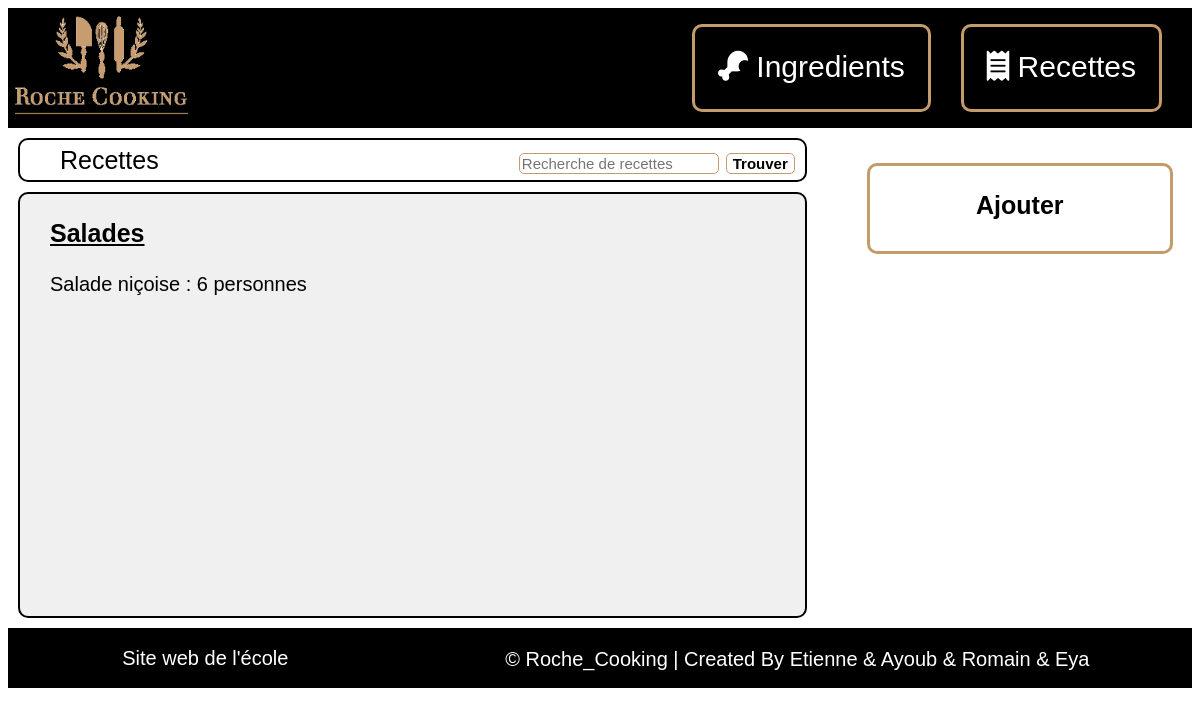
/index.php?action=readAll&controller=recette, run on an earlier commit of the app's database.
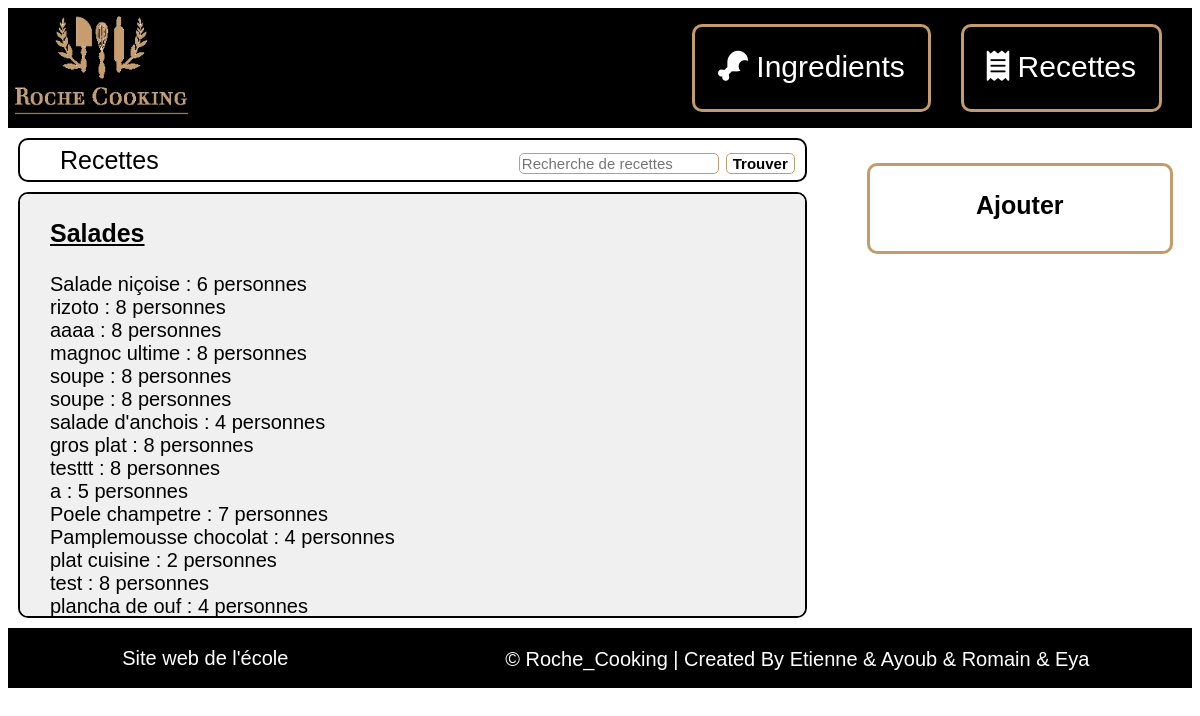
And on a later commit of the database.
### tables this page shows
CREATE TABLE `typerecette` (
  `idTypeRecette` int(11) NOT NULL,
  `nomTypeRecette` varchar(50) NOT NULL
);

CREATE TABLE `recette` (
  `idRecette` int(11) NOT NULL,
  `idTypeRecette` int(11) NOT NULL,
  `idAuteur` int(11) NOT NULL,
  `nomRecette` varchar(50) NOT NULL,
  `nombrePortion` int(11) NOT NULL,
  `descriptif` varchar(300) NOT NULL,
  `progression` varchar(2000) NOT NULL,
  `prixMainOeuvre` decimal(10,0) NOT NULL,
  `multiplicateur` decimal(10,0) NOT NULL
);

### controller/ControllerRecette.php (called while the page is built, shortened)
<?php
require_once (File::build_path(array("model", "ModelRecette.php")));
require_once(File::build_path(array("model","ModelTypeRecette.php")));
class ControllerRecette {
    public static function readAll() {
        $tab_r = ModelRecette::selectAll();
        $tabTypeRecette = ModelTypeRecette::selectAll();
        require (File::build_path(array("view", "view.php")));
    }
}

### index.php (called while the page is built, shortened)
<?php
        require_once File::build_path(array("controller", "routeur.php"));
?>

### model/Model.php (called while the page is built, shortened)
<?php
class Model {
    public static $pdo;
    public static function Init() {
        $hostname = Conf::getHostname();
        $database_name = Conf::getDatabase();
        $login = Conf::getLogin();
        $password = Conf::getPassword();
        try {
            self::$pdo = new PDO("mysql:host=$hostname;dbname=$database_name", $login, $password,
                    array(PDO::MYSQL_ATTR_INIT_COMMAND => "SET NAMES utf8"));
            self::$pdo->setAttribute(PDO::ATTR_ERRMODE, PDO::ERRMODE_EXCEPTION);
        } catch (PDOException $e) {
            if (Conf::getDebug()) {
                echo $e->getMessage();
            } else {
                echo 'Une erreur est survenue <a href=""> retour a la page d\'accueil </a>';
            }
            die();
        }
    }
    public static function selectAll() {
        $table_name = static::$object;
        $class_name = "Model" . ucfirst($table_name);
        $rep = (Model::$pdo)->query("Select * From " . ucfirst($table_name));
        $rep->setFetchMode(PDO::FETCH_CLASS, $class_name);
        $tab = $rep->fetchAll();
        return $tab;
    }
}

### model/ModelTypeRecette.php (called while the page is built, shortened)
<?php
require_once File::build_path(array("model", "Model.php"));
class ModelTypeRecette extends Model{
    private $idTypeRecette;
    private $nomTypeRecette;
    function getIdTypeRecette() {
        return $this->idTypeRecette;
    }
    function getNomTypeRecette() {
        return $this->nomTypeRecette;
    }
}

### model/ModelRecette.php (called while the page is built, shortened)
<?php
require_once File::build_path(array("model", "Model.php"));
class ModelRecette extends Model{
    private $idRecette;
    private $idTypeRecette;
    private $nomRecette;
    private $nombrePortion;
    function getIdRecette() {
        return $this->idRecette;
    }
    function getIdTypeRecette() {
        return $this->idTypeRecette;
    }
    function getNomRecette() {
        return $this->nomRecette;
    }
    function getNombrePortion() {
        return $this->nombrePortion;
    }
}

### view/recette/list.php (the view, shortened to what this page needs)
<head>
    <link rel="stylesheet" type="text/css" href="style/style_contenu_bd.css">
    <link rel="stylesheet" type="text/css" href="style/style_bouton_gestion_bd.css">
</head>
<body>
    <div id="corps">
            <div id="fenetre">
                <div id="entete">
                    <ul>
                        <li>Recettes</li>
                        <li>
                            <form method="GET" action="index.php" controller="recette">
                                <input id="barre_recherche" type="search" name="RechercheRecette" placeholder="Recherche de recettes">
                                <input id="bouton_recherche" type="submit" value="Trouver">
                            </form>
                        </li>
                    </ul>
                </div>
                <div id="contenu">
                    <p>
                        <?php
                        foreach($tabTypeRecette as $type){
                            echo '<div id="type_recette"><p>' . $type->getNomTypeRecette() . '</p></div>';
                            $idType = $type->getIdTypeRecette();
                            foreach ($tab_r as $recette) {
                                if ($idType == $recette->getIdTypeRecette()){
                                    $nombrePortion = $recette->getNombrePortion();
                                    $nom = $recette->getNomRecette();
                                    $id = rawurlencode($recette->getIdRecette());
                                    echo '<div id="list_recette"><a href= "index.php?action=read&controller=recette&idRecette=' . $id . '">' . $nom . " : " . $nombrePortion . " personnes </a>" . '</div>';
                                }
                            }
                        }
                        ?>
                    </p>
                </div>
            </div>
            <div id="boutons">
                <ul>
                    <li class="case"><a href="index.php?controller=recette&action=create">Ajouter</li>
                </ul>
            </div>
    </div>
</body>

What changed in the data, as far as the page shows it:
added recette: nomRecette "rizoto", nombrePortion "8"
added recette: nomRecette "aaaa", nombrePortion "8"
added recette: nomRecette "magnoc ultime", nombrePortion "8"
added recette: nomRecette "soupe", nombrePortion "8"
added recette: nomRecette "soupe", nombrePortion "8"
added recette: nomRecette "salade d'anchois", nombrePortion "4"
added recette: nomRecette "gros plat", nombrePortion "8"
added recette: nomRecette "testtt", nombrePortion "8"
added recette: nomRecette "a", nombrePortion "5"
added recette: nomRecette "Poele champetre", nombrePortion "7"
added recette: nomRecette "Pamplemousse chocolat", nombrePortion "4"
added recette: nomRecette "plat cuisine", nombrePortion "2"
added recette: nomRecette "test", nombrePortion "8"
added recette: nomRecette "plancha de ouf", nombrePortion "4"
